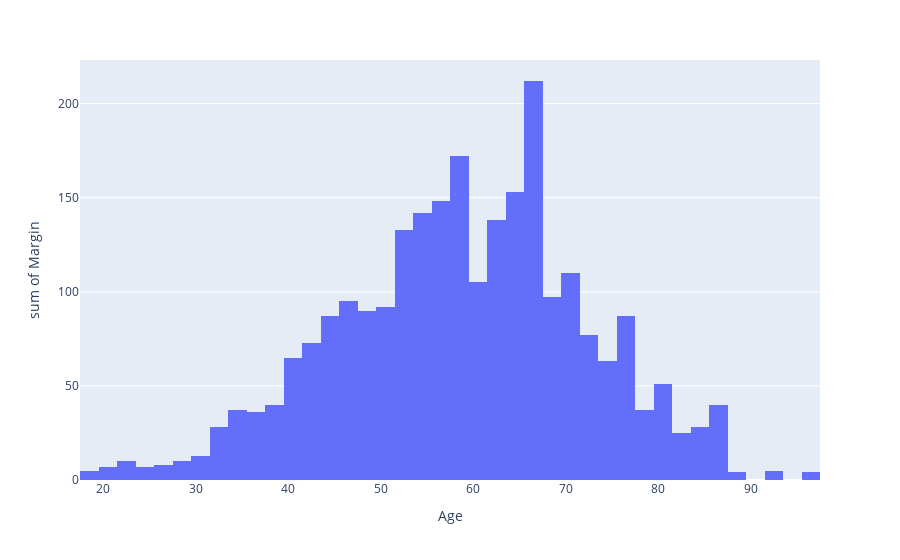

The code cell stored with this chart in its notebook:
### Code cell
fig = px.histogram(df, x= "Age", y = "Margin")
fig.show()

### Figure 1 — Plotly figure (JSON) as saved in the notebook; plotly's stock layout.template omitted (floating-point values rounded to 4 significant figures; data arrays with more than 128 entries replaced by an {"elided": "..."} marker saying what was removed)
{"data": [{"alignmentgroup": "True", "bingroup": "x", "histfunc": "sum", "hovertemplate": "Age=%{x}<br>sum of Margin=%{y}<extra></extra>", "legendgroup": "", "marker": {"color": "#636efa", "pattern": {"shape": ""}}, "name": "", "offsetgroup": "", "orientation": "v", "showlegend": false, "type": "histogram", "x": {"elided": "961 int values"}, "xaxis": "x", "y": {"elided": "961 int values"}, "yaxis": "y"}], "layout": {"barmode": "relative", "legend": {"tracegroupgap": 0}, "margin": {"t": 60}, "xaxis": {"anchor": "y", "domain": [0, 1], "title": {"text": "Age"}}, "yaxis": {"anchor": "x", "domain": [0, 1], "title": {"text": "sum of Margin"}}}}
